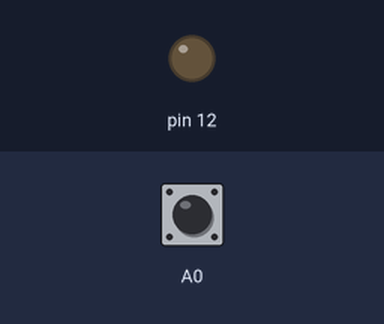
Simulated run of this sketch. Board: Arduino Uno, built with avr-gcc and run on an emulated ATmega328P. On the bench: output pins drawn as LEDs (lit = HIGH). The test bench sets the inputs (shaded band); at power-on: A0 HIGH.

Above: at 1.2 s.
1.3 s: A0 pulled LOW for 0.15 s
At 1.37 s:
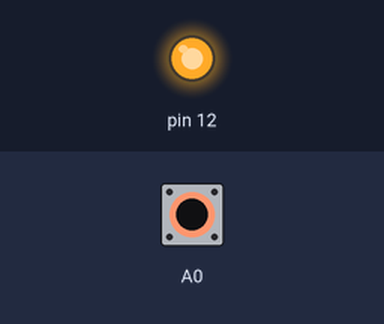
2.9 s: A0 pulled LOW for 3.2 s
At 7.5 s:
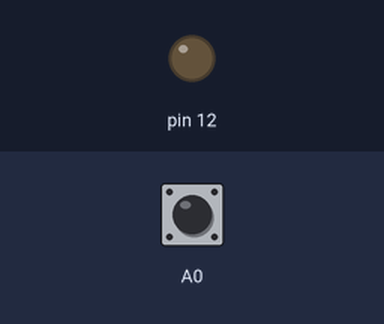
Timing chart, 0 to 9.0 s (numbered marks = the images above; inputs shaded):
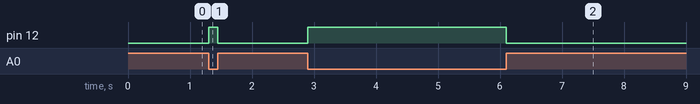

Measured:
- after the input at 1.3 s, pin 12: LOW → HIGH at once, → LOW 0.15 s later
- after the input at 2.9 s, pin 12: LOW → HIGH at once, → LOW 3.2 s later

The sketch:

praktikum_2-4.ino
```cpp
void setup() {
 pinMode (A0, INPUT);
 digitalWrite(A0, HIGH);
 pinMode(12, OUTPUT);

}

void loop() {
  if(digitalRead(A0)==LOW){
    digitalWrite(12, HIGH);
  }
  else{
    digitalWrite(12, LOW);
  }
}
```
